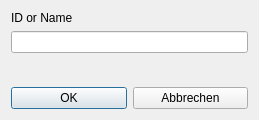
<?xml version="1.0" encoding="UTF-8"?>
<ui version="4.0">
 <class>idInput</class>
 <widget class="QDialog" name="idInput">
  <property name="geometry">
   <rect>
    <x>0</x>
    <y>0</y>
    <width>259</width>
    <height>120</height>
   </rect>
  </property>
  <property name="windowTitle">
   <string>Dialog</string>
  </property>
  <layout class="QVBoxLayout" name="verticalLayout_2">
   <item>
    <layout class="QVBoxLayout" name="verticalLayout">
     <item>
      <widget class="QLabel" name="label">
       <property name="text">
        <string>ID or Name</string>
       </property>
       <property name="scaledContents">
        <bool>true</bool>
       </property>
       <property name="wordWrap">
        <bool>true</bool>
       </property>
      </widget>
     </item>
     <item>
      <widget class="QLineEdit" name="lineEdit">
       <property name="alignment">
        <set>Qt::AlignLeading|Qt::AlignLeft|Qt::AlignVCenter</set>
       </property>
      </widget>
     </item>
     <item>
      <spacer name="verticalSpacer">
       <property name="orientation">
        <enum>Qt::Vertical</enum>
       </property>
       <property name="sizeHint" stdset="0">
        <size>
         <width>17</width>
         <height>13</height>
        </size>
       </property>
      </spacer>
     </item>
     <item>
      <layout class="QHBoxLayout" name="horizontalLayout">
       <item>
        <widget class="QPushButton" name="ok">
         <property name="text">
          <string>OK</string>
         </property>
        </widget>
       </item>
       <item>
        <widget class="QPushButton" name="abbrechen">
         <property name="text">
          <string>Abbrechen</string>
         </property>
        </widget>
       </item>
      </layout>
     </item>
    </layout>
   </item>
  </layout>
 </widget>
 <resources/>
 <connections/>
</ui>
